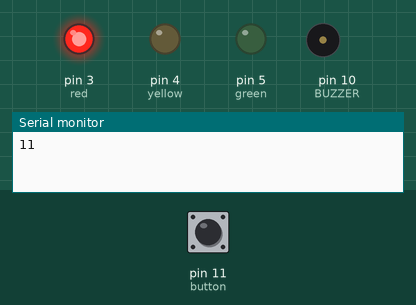
Simulated run of this sketch. Board: Arduino Uno, built with avr-gcc and run on an emulated ATmega328P. Parts: output pins drawn as LEDs (lit = HIGH), buzzer (waves = sounding, pin HIGH), the last lines printed to the serial monitor. Dashed ring = blinking. The test bench sets the inputs (shaded band); at power-on: pin 11 (button) HIGH.

Above: at 1.2 s.
1.3 s: pin 11 (button) pulled LOW for 0.15 s
At 2.9 s:
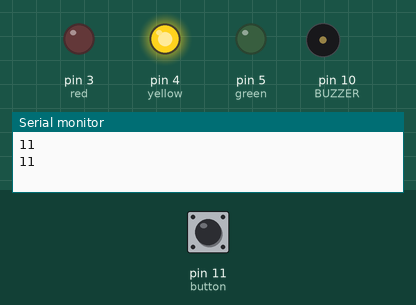
3.8 s: pin 11 (button) pulled LOW for 1 s
At 4.7 s:
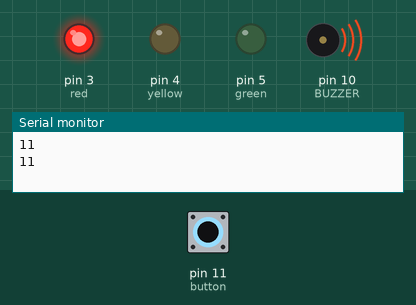
6.3 s: pin 11 (button) pulled LOW for 3.2 s
At 7.2 s:
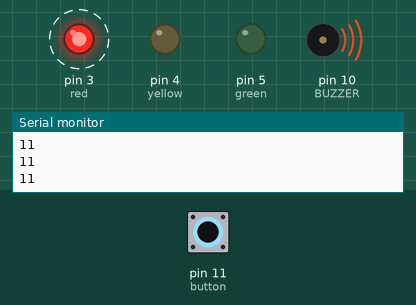
Timing chart, 0 to 36.2 s (numbered marks = the images above; inputs shaded):
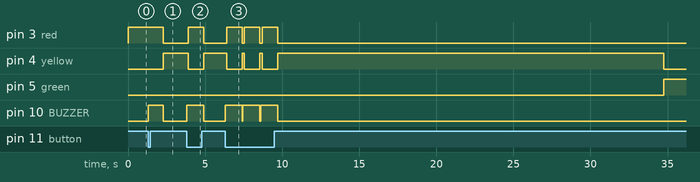

The sketch:

pelican_crossing.ino
```cpp
byte color = 3;
byte interupt = 0; // 0 is automatic , 1 = button pressed
int timer = 0;
byte safety = 0;// 0 not  == safe to cross
int button;

void setup() {
  // put your setup code here, to run once:
  pinMode(3,OUTPUT); //red
  pinMode(4,OUTPUT);// yellow
  pinMode(5,OUTPUT);// green
  pinMode(11,INPUT_PULLUP);// button
  pinMode(10,OUTPUT);//BUZZER

  Serial.begin(9600);

}

void loop() {
  // put your main code here, to run repeatedly:'"
  Serial.println(11);
  reset();
  while(timer <= 500 && interupt == 0)
  {
    // automatic sequence
    Blink(color);
    delay(50);
    timer++;
    //
    if(digitalRead(11) == 0)
    {
      interupt = 1; // breaks out of this loop
      digitalWrite(10,HIGH);
    }
  }

  if(interupt == 1)
  {
    inducedTraffic(color);
    color = 3;
  }
  unBlink(color);
  director(color);
}

void Blink(byte pin)
{
  digitalWrite(pin,HIGH);
}
void unBlink(byte pin)
{
  digitalWrite(pin,LOW);
}

void director(byte nxtcolor) //determines the nextColor to display
{
  switch(nxtcolor)
  {
    case 3: //red
      color = 4;
      break;
    case 4: //green
      color = 5;
      break;
    case 5://yellow
      color = 3;
      safety = 1;// safe to cross;
      break;
    default:
      break;
  }
}
void reset() // help to send back to automatic switching
{
  timer = 0;
  digitalWrite(10,LOW);
  interupt = 0; //pedestrain not interferring
}

void safeToCross()
{
    //show safe to cross
    Blink(10);
    delay(200);
    unBlink(10);
    safety = 0;
}

void inducedTraffic(byte nxtcolor)
{
  switch(nxtcolor)
  {
    case 3: //red
      Blink(3);
      delay(1000);
      unBlink(3);
      break;
    case 4: //yellow
      delay(100);
      unBlink(5);
      unBlink(4);
      Blink(3);
      delay(1000);
      break;
    case 5://green
      delay(500);
      Blink(4);
      delay(500);
      unBlink(5);
      unBlink(4);
      Blink(3);
      delay(6000);
      //unBlink(4);
      //unBlink(5);
      //delay(1000);
      break;
    default:
    Blink(color);
      break;
  }
}

 /*
  while(timer <= 500)
  {
    Blink(color);
    delay(1);
    timer++;
  }
  unBlink(color);
  director(color);
  reset();
  while(interupt == 0)
  {
    if(digitalRead(11) == 0)
    {
      interupt = 1;
    }
    Blink(color);
  }
   unBlink(color);
  director(color);
  */
```

automatic_water_dispenser.ino
```cpp

```

Measured:
- after the input at 1.3 s, pin 3 (red): HIGH → LOW after 1.0 s; pin 4 (yellow): LOW → HIGH after 1.0 s; pin 10 (BUZZER): LOW → HIGH at once, → LOW 1.0 s later
- after the input at 3.8 s, pin 3 (red): LOW → HIGH after 0.10 s, → LOW 1.0 s later; pin 4 (yellow): HIGH → LOW after 0.10 s, → HIGH 1.0 s later; pin 10 (BUZZER): LOW → HIGH at once, → LOW 1.1 s later
- after the input at 6.3 s, pin 3 (red): alternates HIGH for 1.0 s and LOW for 0.15 s, 6 changes in all, then stays LOW, starting after 0.10 s; pin 5 (green): LOW → HIGH after 28.5 s instead of 23.7 s; pin 10 (BUZZER): alternates HIGH for 1.1 s and LOW for 0.05 s, 6 changes in all, then stays LOW, starting at once
